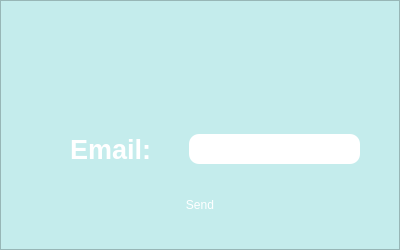
<?xml version="1.0" encoding="UTF-8"?>
<ui version="4.0">
 <class>emailPopUp</class>
 <widget class="QWidget" name="emailPopUp">
  <property name="geometry">
   <rect>
    <x>0</x>
    <y>0</y>
    <width>400</width>
    <height>250</height>
   </rect>
  </property>
  <property name="windowTitle">
   <string>Form</string>
  </property>
  <property name="styleSheet">
   <string notr="true">background-color: rgb(196, 236, 236);</string>
  </property>
  <widget class="QFrame" name="emailPopUp_2">
   <property name="geometry">
    <rect>
     <x>0</x>
     <y>0</y>
     <width>400</width>
     <height>250</height>
    </rect>
   </property>
   <property name="maximumSize">
    <size>
     <width>500</width>
     <height>600</height>
    </size>
   </property>
   <property name="styleSheet">
    <string notr="true">background: qlineargradient(
    x1: 0, y1: 0, x2: 1, y2: 1,
    stop: 0 rgba(50, 50, 50, 1), stop: 1 rgba(128, 128, 128, 1)
);</string>
   </property>
   <property name="frameShape">
    <enum>QFrame::StyledPanel</enum>
   </property>
   <property name="frameShadow">
    <enum>QFrame::Raised</enum>
   </property>
   <widget class="QPushButton" name="logoButton">
    <property name="geometry">
     <rect>
      <x>165</x>
      <y>40</y>
      <width>70</width>
      <height>70</height>
     </rect>
    </property>
    <property name="font">
     <font>
      <family>Arial</family>
      <underline>false</underline>
     </font>
    </property>
    <property name="styleSheet">
     <string notr="true">background:none;
border: none;
color: black;</string>
    </property>
    <property name="text">
     <string/>
    </property>
    <property name="icon">
     <iconset>
      <normaloff>../images/images_no_back/icon.png</normaloff>../images/images_no_back/icon.png</iconset>
    </property>
    <property name="iconSize">
     <size>
      <width>90</width>
      <height>90</height>
     </size>
    </property>
   </widget>
   <widget class="QFrame" name="frame">
    <property name="geometry">
     <rect>
      <x>0</x>
      <y>119</y>
      <width>400</width>
      <height>60</height>
     </rect>
    </property>
    <property name="styleSheet">
     <string notr="true">border: none;
background: none;</string>
    </property>
    <property name="frameShape">
     <enum>QFrame::StyledPanel</enum>
    </property>
    <property name="frameShadow">
     <enum>QFrame::Raised</enum>
    </property>
    <widget class="QTextEdit" name="emailText">
     <property name="geometry">
      <rect>
       <x>189</x>
       <y>15</y>
       <width>171</width>
       <height>30</height>
      </rect>
     </property>
     <property name="styleSheet">
      <string notr="true">font: 13pt &quot;Arial&quot;;
background-color: rgb(255, 255, 255);
border-radius: 10%;</string>
     </property>
     <property name="html">
      <string>&lt;!DOCTYPE HTML PUBLIC &quot;-//W3C//DTD HTML 4.0//EN&quot; &quot;http://www.w3.org/TR/REC-html40/strict.dtd&quot;&gt;
&lt;html&gt;&lt;head&gt;&lt;meta name=&quot;qrichtext&quot; content=&quot;1&quot; /&gt;&lt;meta charset=&quot;utf-8&quot; /&gt;&lt;style type=&quot;text/css&quot;&gt;
p, li { white-space: pre-wrap; }
hr { height: 1px; border-width: 0; }
li.unchecked::marker { content: &quot;\2610&quot;; }
li.checked::marker { content: &quot;\2612&quot;; }
&lt;/style&gt;&lt;/head&gt;&lt;body style=&quot; font-family:'Arial'; font-size:13pt; font-weight:400; font-style:normal;&quot;&gt;
&lt;p style=&quot;-qt-paragraph-type:empty; margin-top:0px; margin-bottom:0px; margin-left:0px; margin-right:0px; -qt-block-indent:0; text-indent:0px;&quot;&gt;&lt;br /&gt;&lt;/p&gt;&lt;/body&gt;&lt;/html&gt;</string>
     </property>
    </widget>
    <widget class="QLabel" name="emailLabel">
     <property name="geometry">
      <rect>
       <x>40</x>
       <y>15</y>
       <width>111</width>
       <height>30</height>
      </rect>
     </property>
     <property name="font">
      <font>
       <family>Arial</family>
       <pointsize>20</pointsize>
       <italic>false</italic>
       <bold>true</bold>
      </font>
     </property>
     <property name="styleSheet">
      <string notr="true">font: 700 20pt &quot;Arial&quot;;
background: none;
color: white;</string>
     </property>
     <property name="text">
      <string>Email:</string>
     </property>
     <property name="alignment">
      <set>Qt::AlignRight|Qt::AlignTrailing|Qt::AlignVCenter</set>
     </property>
    </widget>
   </widget>
   <widget class="QPushButton" name="sendButton">
    <property name="geometry">
     <rect>
      <x>150</x>
      <y>190</y>
      <width>100</width>
      <height>30</height>
     </rect>
    </property>
    <property name="styleSheet">
     <string notr="true">

font: 18pt &quot;Arial&quot;;
color: white; 
background: qradialgradient(
    cx: 0.3, cy: -0.4, fx: 0.3, fy: -0.4,
    radius: 1.35, stop: 0 rgba(25, 81, 68, 1), stop: 1 rgba(57, 148, 127, 1)
);

border-radius: 10%;</string>
    </property>
    <property name="text">
     <string>Send</string>
    </property>
   </widget>
  </widget>
 </widget>
 <resources/>
 <connections/>
</ui>
